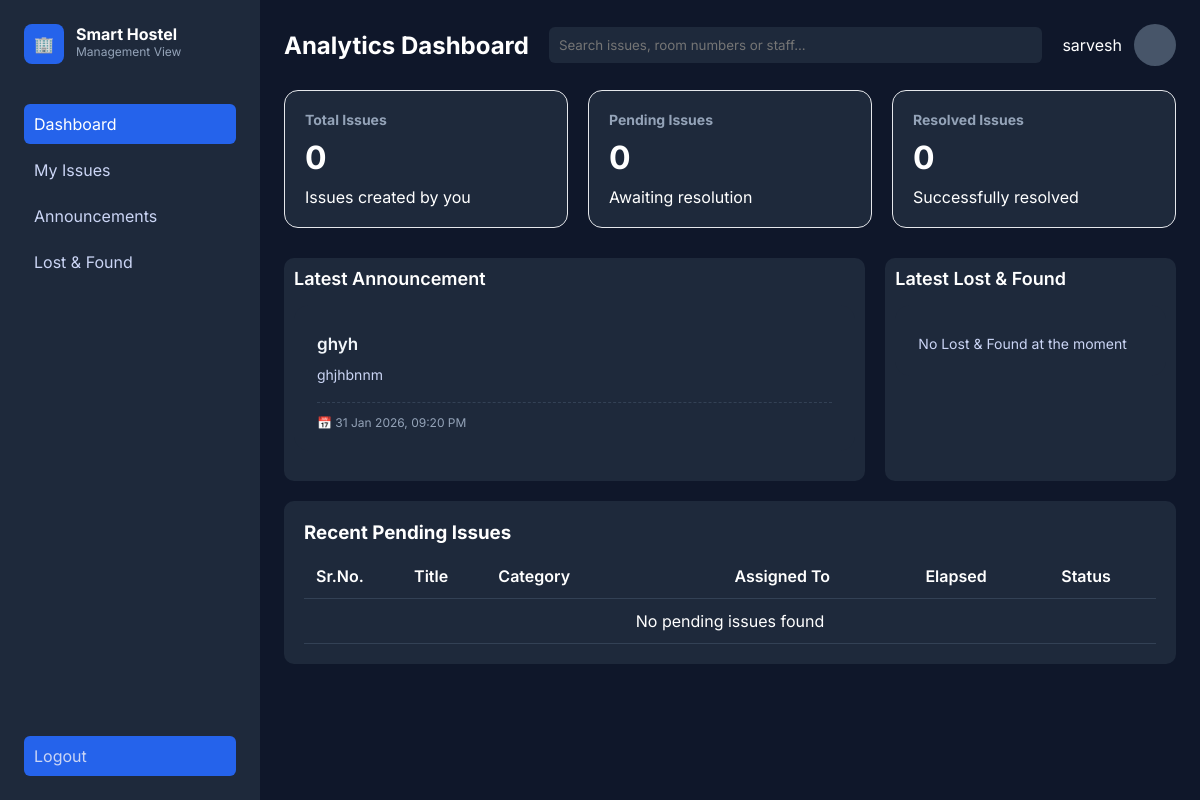
/student (signed in), run on the app's committed database.
### tables this page shows
CREATE TABLE students (
        id INTEGER PRIMARY KEY AUTOINCREMENT,
        name TEXT NOT NULL,
        user_id INTEGER UNIQUE,
        hostel TEXT,
        block TEXT,
        room TEXT,
        FOREIGN KEY(user_id) REFERENCES users(id)
    );

CREATE TABLE announcements (
        id INTEGER PRIMARY KEY AUTOINCREMENT,
        title TEXT,
        content TEXT,
        hostel TEXT,
        created_at TEXT
    );

### app.py (the view)
@app.route("/student")
@login_required
def student_home():
    if session.get("role") != "Student":
        return redirect(url_for("login"))
    conn = get_db()
    student = conn.execute("""
        SELECT id, name, hostel
        FROM students
        WHERE user_id = ?
    """, (session["user_id"],)).fetchone()
    if not student:
        conn.close()
        flash("Student profile not found")
        return redirect(url_for("logout"))
    student_id = student["id"]
    total_issues = conn.execute("""
        SELECT COUNT(*)
        FROM issues
        WHERE student_id = ?
    """, (student_id,)).fetchone()[0]
    pending_issues = conn.execute("""
        SELECT COUNT(*)
        FROM issues
        WHERE student_id = ?
          AND status != 'Resolved'
    """, (student_id,)).fetchone()[0]
    resolved_issues = conn.execute("""
        SELECT COUNT(*)
        FROM issues
        WHERE student_id = ?
          AND status = 'Resolved'
    """, (student_id,)).fetchone()[0]
    unresolved_issues = conn.execute("""
        SELECT
            i.id,
            i.title,
            i.status,
            i.priority,
            i.created_at,
            i.block,
            i.room,
            c.name AS category_name,
            s.name AS assigned_to_name
        FROM issues i
        LEFT JOIN categories c ON i.category = c.id
        LEFT JOIN staff s ON i.assigned_to = s.id
        WHERE i.student_id = ?
          AND i.status != 'Resolved'
        ORDER BY i.created_at DESC
        LIMIT 5
    """, (student_id,)).fetchall()
    latest_item = conn.execute("""
        SELECT *
        FROM lost_found
        WHERE status<>'Claimed'
        ORDER BY datetime(created_at) DESC
        LIMIT 1
    """).fetchone()
    latest_announcement = conn.execute("""
        SELECT title, content, created_at
        FROM announcements
        WHERE hostel IS NULL OR hostel = ?
        ORDER BY created_at DESC
        LIMIT 1
    """, (student["hostel"],)).fetchone()
    conn.close()
    return render_template(
        "student_home.html",
        student_name=student["name"],
        latest_item=latest_item,
        unresolved_issues=unresolved_issues,
        stats={
            "total_issues": total_issues,
            "pending_issues": pending_issues,
            "resolved_issues": resolved_issues,
        },
        announcement=latest_announcement
    )

### app.py (called while the page is built)
def get_db():
    conn = sqlite3.connect(DB)
    conn.row_factory = sqlite3.Row
    return conn

def login_required(f):
    @wraps(f)
    def wrapper(*args, **kwargs):
        if not session.get("user_id"):
            return redirect(url_for("login"))
        return f(*args, **kwargs)
    return wrapper

@app.template_filter("format_datetime")
def format_datetime(value):
    if not value:
        return "—"
    try:
        dt = datetime.fromisoformat(value)
        return dt.strftime("%d %b %Y, %I:%M %p")
    except Exception:
        return value

### templates/student_home.html (shortened to what this page needs)
<!DOCTYPE html>
<html lang="en">
<head>
    <link rel="stylesheet" href="{{ url_for('static', filename='styleadminhome.css') }}">
</head>
<body>
<div class="app">
    <aside class="sidebar">
        <div class="brand">
            <div class="logo">🏢</div>
            <div>
                <h1>Smart Hostel</h1>
                <p>Management View</p>
            </div>
        </div>
        <nav>
            <a class="active" href="{{ url_for('student_home') }}">Dashboard</a>
            <a href="{{ url_for('student_issues') }}">My Issues</a>
            <a href="{{ url_for('student_announcement') }}">Announcements</a>
            <a href="{{ url_for('student_lost_found') }}">Lost & Found</a>
        </nav>
        <div class="settings">
            <a href="{{ url_for('logout') }}">Logout</a>
        </div>
    </aside>
    <main class="main">
        <header class="topbar">
            <h2>Analytics Dashboard</h2>
            <input type="text" placeholder="Search issues, room numbers or staff...">
            <div class="profile">
                <div>
                    <p class="name">{{ student_name }}</p>
                </div>
                <div class="avatar"
                     style="background-image: url('https://lh3.googleusercontent.com/aida-public/AB6AXuBwxvnWCnS-fCHAWITPANviQxNRPT9MqtURT3u1v3CyMzvhqTVbc5eB1W4NPv4qOLSSo993p_80_9q1fzSv_xOmNt1DOCRkAOIrmSK7BeNrHAV6Mh1d5ZusgQWPbd09-KXpPhCQG7P2uO-Ib43RstWW4UHgxmLQVTQsi2zOZj7sDFk-4G0FfevXTYKf1TYXcS4JEuDY2zoXvaEOlRZlFT2gBo3uNAmYru5nWGFIDgn_SjXmqw5iDU4cTEPLCOY-Gu32q3Jz2XyrUSs_');">
                </div>
            </div>
        </header>
        <section class="kpis">
            <div class="card">
                <h4>Total Issues</h4>
                <h2>{{ stats.total_issues }}</h2>
                <p>Issues created by you</p>
            </div>
            <div class="card">
                <h4>Pending Issues</h4>
                <h2>{{ stats.pending_issues }}</h2>
                <p>Awaiting resolution</p>
            </div>
            <div class="card">
                <h4>Resolved Issues</h4>
                <h2>{{ stats.resolved_issues }}</h2>
                <p>Successfully resolved</p>
            </div>
        </section>
        <section class="charts">
            <div class="chart">
                <h3 class="section-title">Latest Announcement</h3>
                {% if announcement %}
                <div class="card announcement">
                    <h2>{{ announcement.title }}</h2>
                    <p>{{ announcement.content }}</p>
                    <div class="meta">
                        <span>📅 {{ announcement.created_at | format_datetime }}</span>
                    </div>
                </div>
                {% else %}
                <div class="card announcement empty">
                    <p class="muted">No announcements at the moment</p>
                </div>
                {% endif %}
            </div>
            <div class="chart">
                <h3 class="section-title">Latest Lost & Found</h3>
                {% if latest_item %}
                <div class="card announcement">
                    {% if latest_item.images %}
                    <div class="image-box" style="margin-bottom: 12px;">
                        <span class="badge {{ latest_item.status|lower }}">
                            {{ latest_item.status }}
                        </span>
                        <img
                            src="{{ url_for('static', filename='uploads/' ~ latest_item.images.split(',')[0]) }}"
                            alt="Lost & Found Item"
                            style="
                                width: 100%;
                                max-height: 180px;
                                object-fit: contain;
                                border-radius: 12px;
                                background: #0f172a;
                                border: 1px solid #1e293b;
                            "
                        >
                    </div>
                    {% else %}
                    <p class="muted" style="text-align: center;">No image submitted</p>
                    {% endif %}
                    <h2>{{ latest_item.description }}</h2>
                    <div class="meta">
                        <span>
                            📍 {{ latest_item.location }} <br>
                            📅 {{ latest_item.date | format_datetime }}
                        </span>
                    </div>
                    <br>
                    {% if latest_item.status == 'Lost' %}
                        <a href="{{ url_for('contact_owner', item_id=latest_item.id) }}">
                            <button class="secondary">Contact Owner</button>
                        </a>
                    {% elif latest_item.status == 'Found' %}
                        <form method="POST"
                              action="{{ url_for('claim_item', item_id=latest_item.id) }}"
                              onsubmit="return confirm('Are you sure you want to claim this item?');">
                            <button class="primary">Claim Item</button>
                        </form>
                    {% else %}
                        <button disabled>Returned</button>
                    {% endif %}
                </div>
                {% else %}
                <div class="card announcement empty">
                    <p class="muted">No Lost & Found at the moment</p>
                </div>
                {% endif %}
            </div>
        </section>
        <section class="table-section">
            <h3>Recent Pending Issues</h3>
            <table>
                <thead>
                    <tr>
                        <th>Sr.No.</th>
                        <th>Title</th>
                        <th>Category</th>
                        <th>Assigned To</th>
                        <th>Elapsed</th>
                        <th>Status</th>
                    </tr>
                </thead>
                <tbody>
                    {% for issue in unresolved_issues %}
                    <tr>
                        <td>{{ loop.index }}</td>
                        <td>{{ issue.title }}</td>
                        <td>{{ issue.category_name }}</td>
                        <td>
                            {% if issue.assigned_to_name %}
                                {{ issue.assigned_to_name }}
                            {% else %}
                                Unassigned
                            {% endif %}
                        </td>
                        <td>{{ issue.created_at | elapsed_time }}</td>
                        <td>{{ issue.status }}</td>
                    </tr>
                    {% else %}
                    <tr>
                        <td colspan="6">No pending issues found</td>
                    </tr>
                    {% endfor %}
                </tbody>
            </table>
        </section>
    </main>
</div>
</body>
</html>

### static/styleadminhome.css (style rules this page uses)
* { margin: 0; padding: 0; box-sizing: border-box; font-family: 'Inter', sans-serif; }
body { background: #0f172a; color: #fff; }
.app { display: flex; height: 100vh; }
.sidebar { width: 260px; background: #1e293b; padding: 24px; display: flex; flex-direction: column; }
.brand { display: flex; gap: 12px; margin-bottom: 40px; }
.logo { background: #2563eb; padding: 10px; border-radius: 8px; }
.brand h1 { font-size: 16px; }
.brand p { font-size: 12px; color: #94a3b8; }
nav a { display: block; padding: 10px; border-radius: 6px; margin-bottom: 6px; cursor: pointer; color: #cbd5f5; text-decoration: none; }
nav a.active, nav a:hover { background: #2563eb; color: #fff; }
.settings { margin-top: auto; background: #2563eb; border-radius: 6px; }
.settings a { text-decoration: none; cursor: pointer; color: #cbd5f5; display: block; padding: 10px; }
.main { flex: 1; padding: 24px; overflow-y: auto; }
.topbar { display: flex; align-items: center; gap: 20px; margin-bottom: 24px; }
.topbar input { flex: 1; padding: 10px; border-radius: 6px; border: none; background: #1e293b; color: white; }
.profile { display: flex; align-items: center; gap: 12px; }
.avatar { width: 42px; height: 42px; border-radius: 50%; background-size: cover; background-position: center; background-repeat: no-repeat; background-color: #475569; flex-shrink: 0; }
.kpis { display: grid; grid-template-columns: repeat(3, 1fr); gap: 20px; margin-bottom: 10px; }
.card { background: #1e293b; padding: 20px; border-radius: 10px; }
.card h4 { color: #94a3b8; font-size: 14px; }
.card h2 { margin: 10px 0; font-size: 32px; }
.charts { display: grid; grid-template-columns: 2fr 1fr; gap: 20px; margin-bottom: 20px; }
.chart { background: #1e293b; padding: 10px; border-radius: 10px; }
.table-section { background: #1e293b; padding: 20px; border-radius: 10px; }
table { width: 100%; border-collapse: collapse; margin-top: 10px; }
th, td { padding: 12px; border-bottom: 1px solid #334155; vertical-align: middle; }
th { text-align: center; font-weight: 600; }
td { text-align: center; }
th:nth-child(3), td:nth-child(3) { text-align: left; }
th:nth-child(1), td:nth-child(1) { width: 60px; }
th:nth-child(5), td:nth-child(5) { width: 120px; }
.card { background: #1e293b; padding: 20px; border-radius: 10px; margin-bottom: 20px; }
.card { background: #1e293b; border-radius: 14px; border: 1px solid #e5e7eb; overflow: hidden; }
.profile { display: flex; gap: 12px; }
.announcement { background: linear-gradient(180deg, #020617, #020617); border: 1px solid #1e293b; border-radius: 16px; padding: 20px 22px; margin-bottom: 20px; transition: all 0.25s ease; position: relative; }
.announcement h2, .announcement h4 { margin: 6px 0 4px; font-size: 17px; font-weight: 600; color: #f1f5f9; line-height: 1.45; }
.announcement h3, .announcement p { margin-top: 6px; font-size: 14px; color: #cbd5f5; line-height: 1.65; }
.announcement .meta { margin-top: 16px; padding-top: 12px; border-top: 1px dashed #334155; font-size: 12px; color: #94a3b8; display: flex; justify-content: space-between; align-items: center; gap: 12px; }
.announcement .meta span { display: flex; align-items: center; gap: 6px; white-space: nowrap; }
.section-title { font-size: 18px; margin-bottom: 16px; font-weight: 600; }
.muted { font-size: 13px; color: #64748b; margin-top: 10px; }
.card { background: #1e293b; border-radius: 14px; overflow: hidden; }

### data on the page
students: name "sarvesh"
announcements: title "ghyh", content "ghjhbnnm", created_at "31 Jan 2026, 09:20 PM"

### other printed values
{{ stats.total_issues }} "0"
{{ stats.pending_issues }} "0"
{{ stats.resolved_issues }} "0"
